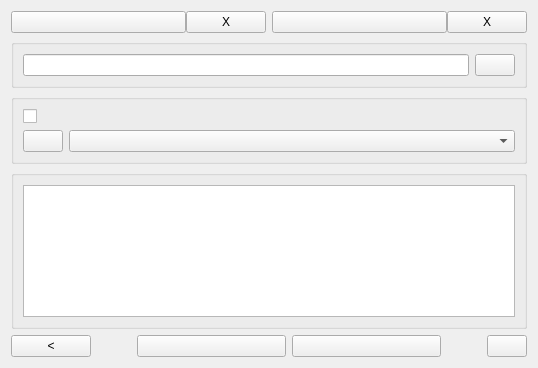
<?xml version="1.0" encoding="UTF-8"?>
<ui version="4.0">
 <class>ItemList</class>
 <widget class="QWidget" name="ItemList">
  <property name="geometry">
   <rect>
    <x>0</x>
    <y>0</y>
    <width>538</width>
    <height>368</height>
   </rect>
  </property>
  <property name="minimumSize">
   <size>
    <width>0</width>
    <height>0</height>
   </size>
  </property>
  <property name="windowTitle">
   <string>Form</string>
  </property>
  <layout class="QVBoxLayout" name="verticalLayout_2" stretch="0,0,0,1,0">
   <item>
    <layout class="QHBoxLayout" name="horizontalLayout_4">
     <item>
      <layout class="QHBoxLayout" name="horizontalLayout_3" stretch="1,0">
       <property name="spacing">
        <number>0</number>
       </property>
       <item>
        <widget class="QPushButton" name="filterButton">
         <property name="text">
          <string/>
         </property>
         <property name="checkable">
          <bool>true</bool>
         </property>
         <property name="checked">
          <bool>false</bool>
         </property>
        </widget>
       </item>
       <item>
        <widget class="QPushButton" name="disableFilter">
         <property name="text">
          <string>X</string>
         </property>
        </widget>
       </item>
      </layout>
     </item>
     <item>
      <layout class="QHBoxLayout" name="horizontalLayout_6" stretch="1,0">
       <property name="spacing">
        <number>0</number>
       </property>
       <item>
        <widget class="QPushButton" name="sortButton">
         <property name="text">
          <string/>
         </property>
         <property name="checkable">
          <bool>true</bool>
         </property>
        </widget>
       </item>
       <item>
        <widget class="QPushButton" name="disableSort">
         <property name="text">
          <string>X</string>
         </property>
        </widget>
       </item>
      </layout>
     </item>
    </layout>
   </item>
   <item>
    <widget class="QGroupBox" name="filterBox">
     <property name="title">
      <string/>
     </property>
     <layout class="QHBoxLayout" name="horizontalLayout_2">
      <item>
       <widget class="QLineEdit" name="filterEdit"/>
      </item>
      <item>
       <widget class="QPushButton" name="filterApplyButton">
        <property name="text">
         <string/>
        </property>
       </widget>
      </item>
     </layout>
    </widget>
   </item>
   <item>
    <widget class="QGroupBox" name="sortBox">
     <property name="title">
      <string/>
     </property>
     <layout class="QVBoxLayout" name="verticalLayout_3" stretch="0,0">
      <item>
       <widget class="QCheckBox" name="sortEnable">
        <property name="text">
         <string/>
        </property>
       </widget>
      </item>
      <item>
       <layout class="QHBoxLayout" name="horizontalLayout_5" stretch="0,1">
        <item>
         <widget class="QPushButton" name="sortOrderButton">
          <property name="text">
           <string/>
          </property>
         </widget>
        </item>
        <item>
         <widget class="QComboBox" name="sortCombo"/>
        </item>
       </layout>
      </item>
     </layout>
    </widget>
   </item>
   <item>
    <widget class="QGroupBox" name="arrayBox">
     <property name="title">
      <string/>
     </property>
     <layout class="QVBoxLayout" name="verticalLayout">
      <item>
       <widget class="QTableWidget" name="arrayTable">
        <property name="horizontalScrollBarPolicy">
         <enum>Qt::ScrollBarAlwaysOff</enum>
        </property>
        <property name="autoScroll">
         <bool>false</bool>
        </property>
        <property name="editTriggers">
         <set>QAbstractItemView::DoubleClicked|QAbstractItemView::EditKeyPressed</set>
        </property>
        <property name="tabKeyNavigation">
         <bool>false</bool>
        </property>
        <property name="showDropIndicator" stdset="0">
         <bool>false</bool>
        </property>
        <property name="alternatingRowColors">
         <bool>true</bool>
        </property>
        <property name="selectionMode">
         <enum>QAbstractItemView::ExtendedSelection</enum>
        </property>
        <property name="selectionBehavior">
         <enum>QAbstractItemView::SelectRows</enum>
        </property>
        <property name="wordWrap">
         <bool>false</bool>
        </property>
        <attribute name="horizontalHeaderVisible">
         <bool>false</bool>
        </attribute>
        <attribute name="horizontalHeaderCascadingSectionResizes">
         <bool>true</bool>
        </attribute>
        <attribute name="horizontalHeaderDefaultSectionSize">
         <number>100</number>
        </attribute>
        <attribute name="horizontalHeaderHighlightSections">
         <bool>false</bool>
        </attribute>
        <attribute name="horizontalHeaderStretchLastSection">
         <bool>true</bool>
        </attribute>
        <attribute name="verticalHeaderVisible">
         <bool>false</bool>
        </attribute>
        <attribute name="verticalHeaderCascadingSectionResizes">
         <bool>false</bool>
        </attribute>
        <attribute name="verticalHeaderHighlightSections">
         <bool>false</bool>
        </attribute>
       </widget>
      </item>
     </layout>
    </widget>
   </item>
   <item>
    <layout class="QHBoxLayout" name="horizontalLayout" stretch="0,0,1,1,0,0">
     <item>
      <widget class="QPushButton" name="backButton">
       <property name="text">
        <string>&lt;</string>
       </property>
      </widget>
     </item>
     <item>
      <spacer name="horizontalSpacer">
       <property name="orientation">
        <enum>Qt::Horizontal</enum>
       </property>
       <property name="sizeHint" stdset="0">
        <size>
         <width>40</width>
         <height>20</height>
        </size>
       </property>
      </spacer>
     </item>
     <item>
      <widget class="QPushButton" name="addButton">
       <property name="text">
        <string/>
       </property>
      </widget>
     </item>
     <item>
      <widget class="QPushButton" name="editButton">
       <property name="text">
        <string/>
       </property>
      </widget>
     </item>
     <item>
      <spacer name="horizontalSpacer_2">
       <property name="orientation">
        <enum>Qt::Horizontal</enum>
       </property>
       <property name="sizeHint" stdset="0">
        <size>
         <width>40</width>
         <height>20</height>
        </size>
       </property>
      </spacer>
     </item>
     <item>
      <widget class="QPushButton" name="removeButton">
       <property name="text">
        <string/>
       </property>
      </widget>
     </item>
    </layout>
   </item>
  </layout>
 </widget>
 <tabstops>
  <tabstop>arrayTable</tabstop>
  <tabstop>addButton</tabstop>
  <tabstop>editButton</tabstop>
  <tabstop>filterEdit</tabstop>
  <tabstop>filterApplyButton</tabstop>
  <tabstop>backButton</tabstop>
  <tabstop>removeButton</tabstop>
 </tabstops>
 <resources/>
 <connections/>
</ui>
